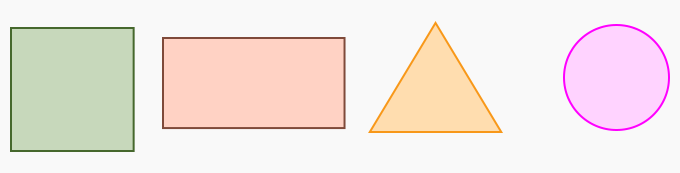
#> input picture Photos/shapes.png, 680 x 173 px
$ python Area_calculator.py
#> lines starting #> are read from the running program, lines starting #| are printed output that depends on the picture; after the words box and inside, x2 and y2 are one past the last pixel; in counts of white or black regions, pixels touching at a corner belong together
import cv2
import random


def ScanContours(image):
    contours, hierarchy = cv2.findContours(image, cv2.RETR_EXTERNAL, cv2.CHAIN_APPROX_NONE)

    for cnt in contours:
        Area = cv2.contourArea(cnt)

        if Area > 500:
            cv2.drawContours(imgcontour, cnt, -1, (210, 20, 125), 3)
            perimeter = cv2.arcLength(cnt, True)
            corner = cv2.approxPolyDP(cnt, 0.02 * perimeter, True)
            # print(len(corner))  this is number of corners so we can approximate shape by corner
            objCor = len(corner)
            x, y, w, h = cv2.boundingRect(corner)

            if objCor == 3:
                Type = "Triangle"
            elif objCor == 4:
                if w == h:
                    Type = "Square"
                else:
                    Type = "Rectangle"
            else:
                Type = "Circle"

            # cv2.rectangle(imgcontour, (x, y), (x + w, y + h), (0, 255, 0), 1) generating rectangle around shape
            cv2.putText(imgcontour, Type + f" {Area} ", (x + w // 2, y + h // 2), cv2.FONT_HERSHEY_SIMPLEX, 0.45,
                        (0, 0, 0), 2)


if __name__ == "__main__":

    if random.randint(0, 5) < 2:
        img = cv2.imread("Photos/shapes2.png")
    else:
        img = cv2.imread("Photos/shapes.png")
#> img is the input picture: shape (173, 680, 3); mean B, G, R 225.4, 230.5, 241.8

    imgcontour = img.copy()
    imgGray = cv2.cvtColor(img, cv2.COLOR_BGR2GRAY)
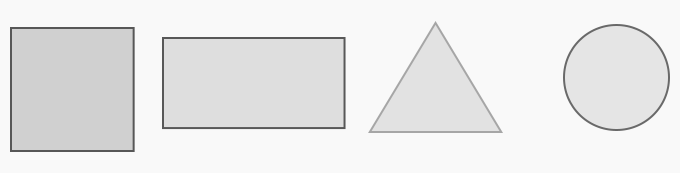
#> imgGray: shape (173, 680); min 87, max 249, mean 233.3
    imgCanny = cv2.Canny(imgGray, 50, 50)  # Detecting Edges Through Canny Image
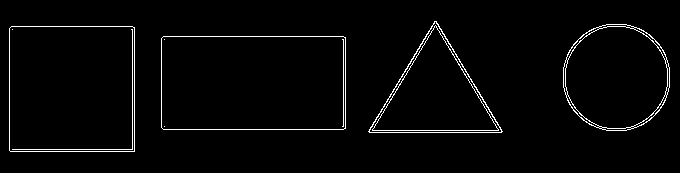
#> imgCanny: shape (173, 680); 2.4% white in thin lines or dots, all inside (x1, y1, x2, y2) = (9, 21, 670, 152)
    ScanContours(imgCanny)
#> in ScanContours, `contours, hierarchy = cv2.findContours(image, cv2.RETR_EXTERNAL, cv2.C..`: contours = 4 contours; box (x1, y1, x2, y2) and area: (161, 36, 346, 130) 17105, (9, 26, 135, 152) 15621, (563, 24, 670, 131) 9034, (368, 21, 503, 133) 7579
#> the loop in ScanContours, `for cnt in contours:` made 4 passes
#> (Area, perimeter, corner, objCor, x, y, w, h) on passes 1, 2, 4: (17105, 550.5, [[161, 38], [163, 129], [345, 128], [343, 36]], 4, 161, 36, 185, 94), (15621, 497.7, [[11, 26], [9, 150], [134, 151], [134, 27]], 4, 9, 26, 126, 126), (7579, 411.5, [[368, 131], [502, 131], [436, 21]], 3, 368, 21, 135, 111)
#> (Area, perimeter, objCor, x, y, w, h, Type) on pass 3: (9034, 353.7, 8, 563, 24, 107, 107, 'Circle')
#> after the loop in ScanContours, `for cnt in contours:`:
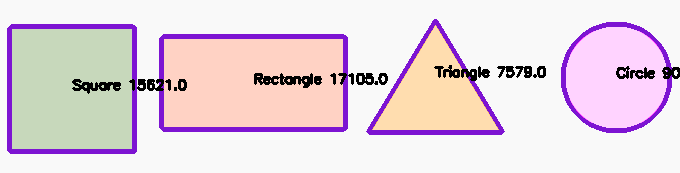
#> imgcontour: shape (173, 680, 3); 9.48% of pixels changed, all inside (x1, y1, x2, y2) = (7, 19, 680, 154)

    cv2.imshow("Finding Border", imgCanny)
    cv2.imshow("Image", imgcontour)
    cv2.waitKey(0)
